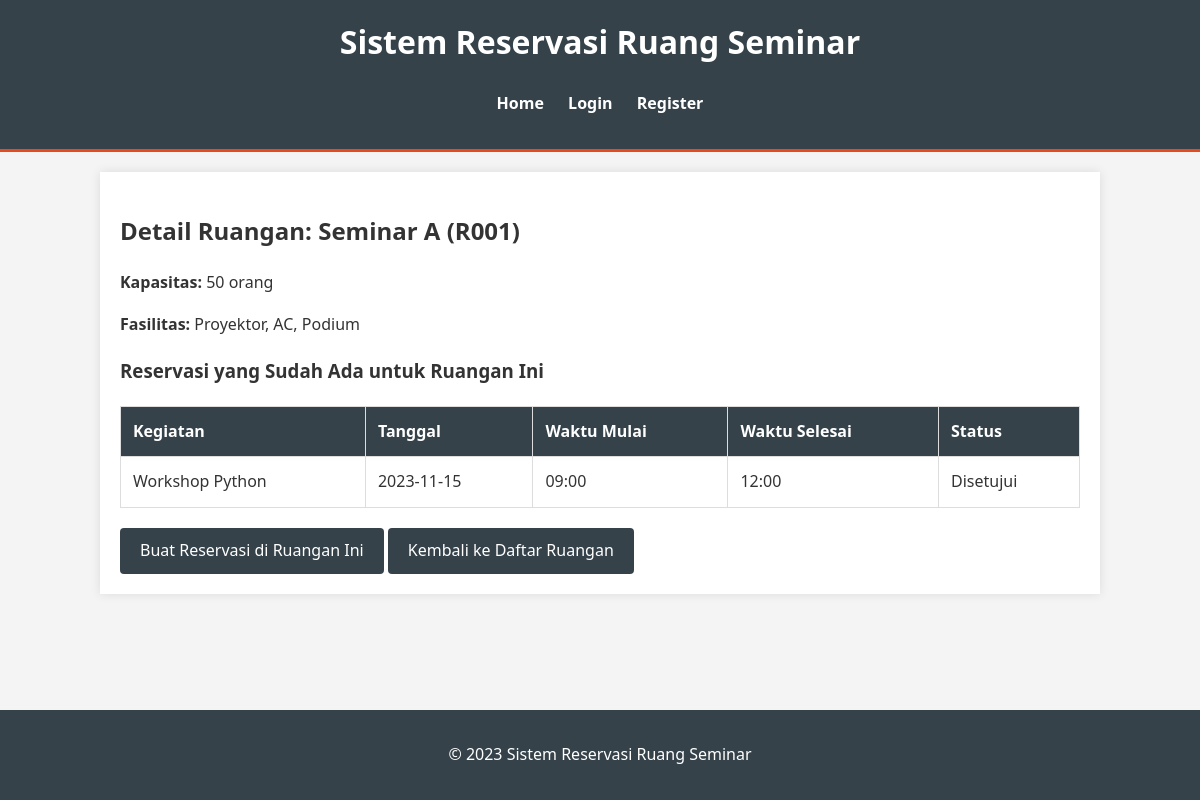
Screenshot of /ruangan/R001 with the database file from the repository.
### app.py (models this page shows, shortened)
class Reservation(db.Model):
    id = db.Column(db.Integer, primary_key=True)
    user_id = db.Column(db.Integer, db.ForeignKey('user.id'), nullable=False)
    ruangan_id = db.Column(db.String(10), nullable=False) # R001, R002, etc.
    nama_kegiatan = db.Column(db.String(200), nullable=False)
    tanggal = db.Column(db.String(10), nullable=False) # YYYY-MM-DD
    waktu_mulai = db.Column(db.String(5), nullable=False) # HH:MM
    waktu_selesai = db.Column(db.String(5), nullable=False) # HH:MM
    peserta = db.Column(db.Integer, nullable=False)
    status = db.Column(db.String(20), nullable=False, default='Menunggu') # Menunggu, Disetujui, Ditolak

### app.py (the view)
@app.route('/ruangan/<ruangan_id>')
def detail_ruangan(ruangan_id):
    if ruangan_id not in ruangan:
        flash('Ruangan tidak ditemukan!', 'danger')
        return redirect(url_for('index'))
    room_info = ruangan[ruangan_id]
    room_reservations = Reservation.query.filter_by(ruangan_id=ruangan_id).order_by(Reservation.tanggal.desc(), Reservation.waktu_mulai.desc()).all()
    return render_template('detail_ruangan.html',
                           ruangan_id=ruangan_id,
                           ruangan=room_info,
                           reservations=room_reservations)

### templates/detail_ruangan.html (shortened to what this page needs)
    {% extends "base.html" %}
    {% block content %}
        <h2>Detail Ruangan: {{ ruangan['nama'] }} ({{ ruangan_id }})</h2>
        <p><strong>Kapasitas:</strong> {{ ruangan['kapasitas'] }} orang</p>
        <p><strong>Fasilitas:</strong> {{ ruangan['fasilitas'] }}</p>
        <h3>Reservasi yang Sudah Ada untuk Ruangan Ini</h3>
        {% if reservations %}
            <table>
                <thead>
                    <tr>
                        <th>Kegiatan</th>
                        <th>Tanggal</th>
                        <th>Waktu Mulai</th>
                        <th>Waktu Selesai</th>
                        <th>Status</th>
                    </tr>
                </thead>
                <tbody>
                    {% for res in reservations %}
                        <tr>
                            <td>{{ res.nama_kegiatan }}</td>
                            <td>{{ res.tanggal }}</td>
                            <td>{{ res.waktu_mulai }}</td>
                            <td>{{ res.waktu_selesai }}</td>
                            <td class="status-{{ res.status|lower }}">
                                {{ res.status }}
                            </td>
                        </tr>
                    {% endfor %}
                </tbody>
            </table>
        {% else %}
            <p>Belum ada reservasi untuk ruangan ini.</p>
        {% endif %}
        <a href="{{ url_for('reservasi') }}" class="btn">Buat Reservasi di Ruangan Ini</a>
        <a href="{{ url_for('index') }}" class="btn">Kembali ke Daftar Ruangan</a>
    {% endblock %}

### static/css/style.css (style rules this page uses)
body { font-family: 'Segoe UI', Tahoma, Geneva, Verdana, sans-serif; line-height: 1.6; margin: 0; padding: 0; background-color: #f4f4f4; color: #333; }
button, .btn { display: inline-block; background: #35424a; color: #ffffff; padding: 10px 20px; border: none; border-radius: 4px; cursor: pointer; text-decoration: none; }
table { width: 100%; border-collapse: collapse; margin: 20px 0; }
table, th, td { border: 1px solid #ddd; }
th, td { padding: 12px; text-align: left; }
th { background-color: #35424a; color: white; }

### rows the page displays
Reservation: nama_kegiatan "Workshop Python", tanggal "2023-11-15", waktu_mulai "09:00", waktu_selesai "12:00", status "Disetujui"

### other values shown
{{ ruangan['nama'] }} "Seminar A"
{{ ruangan_id }} "R001"
{{ ruangan['kapasitas'] }} "50"
{{ ruangan['fasilitas'] }} "Proyektor, AC, Podium"
